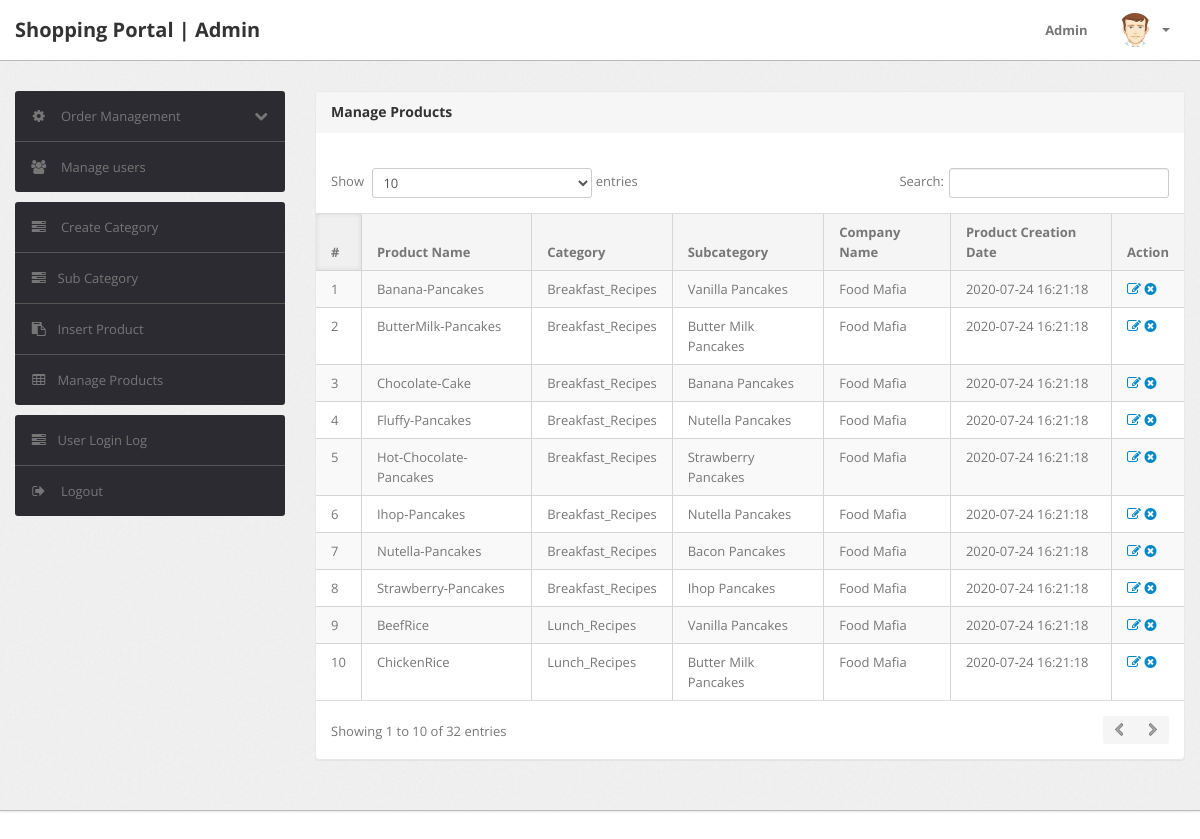
/admin/manage-products.php (signed in), run on the app's committed database.
### tables this page shows
CREATE TABLE `products` (
  `id` int(11) NOT NULL,
  `category` int(11) NOT NULL,
  `subCategory` int(11) DEFAULT NULL,
  `productName` varchar(255) DEFAULT NULL,
  `productCompany` varchar(255) DEFAULT NULL,
  `productPrice` int(11) DEFAULT NULL,
  `productPriceBeforeDiscount` int(11) DEFAULT NULL,
  `productDescription` longtext,
  `productImage1` varchar(255) DEFAULT NULL,
  `productImage2` varchar(255) DEFAULT NULL,
  `productImage3` varchar(255) DEFAULT NULL,
  `shippingCharge` int(11) DEFAULT NULL,
  `productAvailability` varchar(255) DEFAULT NULL,
  `postingDate` timestamp NULL DEFAULT CURRENT_TIMESTAMP,
  `updationDate` varchar(255) DEFAULT NULL
);

CREATE TABLE `category` (
  `id` int(11) NOT NULL,
  `categoryName` varchar(255) DEFAULT NULL,
  `categoryDescription` longtext,
  `creationDate` timestamp NOT NULL DEFAULT CURRENT_TIMESTAMP,
  `updationDate` varchar(255) DEFAULT NULL
);

CREATE TABLE `subcategory` (
  `id` int(11) NOT NULL,
  `categoryid` int(11) DEFAULT NULL,
  `subcategory` varchar(255) DEFAULT NULL,
  `creationDate` timestamp NULL DEFAULT CURRENT_TIMESTAMP,
  `updationDate` varchar(255) DEFAULT NULL
);

### admin/manage-products.php (the view, shortened to what this page needs)
<?php
include('include/config.php');
if(strlen($_SESSION['alogin'])==0)
	{
header('location:index.php');
}
else{
?>
<!DOCTYPE html>
<html lang="en">
<head>
	<link type="text/css" href="bootstrap/css/bootstrap.min.css" rel="stylesheet">
	<link type="text/css" href="bootstrap/css/bootstrap-responsive.min.css" rel="stylesheet">
	<link type="text/css" href="css/theme.css" rel="stylesheet">
	<link type="text/css" href="images/icons/css/font-awesome.css" rel="stylesheet">
</head>
<body>
<?php include('include/header.php');?>
	<div class="wrapper">
		<div class="container">
			<div class="row">
<?php include('include/sidebar.php');?>
			<div class="span9">
					<div class="content">
	<div class="module">
							<div class="module-head">
								<h3>Manage Products</h3>
							</div>
							<div class="module-body table">
									<br />
								<table cellpadding="0" cellspacing="0" border="0" class="datatable-1 table table-bordered table-striped	 display" width="100%">
									<thead>
										<tr>
											<th>#</th>
											<th>Product Name</th>
											<th>Category </th>
											<th>Subcategory</th>
											<th>Company Name</th>
											<th>Product Creation Date</th>
											<th>Action</th>
										</tr>
									</thead>
									<tbody>
<?php $query=mysqli_query($con,"select products.*,category.categoryName,subcategory.subcategory from products join category on category.id=products.category join subcategory on subcategory.id=products.subCategory");
$cnt=1;
while($row=mysqli_fetch_array($query))
{
?>
										<tr>
											<td><?php echo htmlentities($cnt);?></td>
											<td><?php echo htmlentities($row['productName']);?></td>
											<td><?php echo htmlentities($row['categoryName']);?></td>
											<td> <?php echo htmlentities($row['subcategory']);?></td>
											<td><?php echo htmlentities($row['productCompany']);?></td>
											<td><?php echo htmlentities($row['postingDate']);?></td>
											<td>
											<a href="edit-products.php?id=<?php echo $row['id']?>" ><i class="icon-edit"></i></a>
											<a href="manage-products.php?id=<?php echo $row['id']?>&del=delete" onClick="return confirm('Are you sure you want to delete?')"><i class="icon-remove-sign"></i></a></td>
										</tr>
										<?php $cnt=$cnt+1; } ?>
								</table>
							</div>
						</div>
					</div>
				</div>
			</div>
		</div>
	</div>
<?php include('include/footer.php');?>
</body>
<?php } ?>

### data on the page
products: productName "Banana-Pancakes", category.categoryName "Breakfast_Recipes", subcategory.subcategory "Vanilla Pancakes", productCompany "Food Mafia", postingDate "2020-07-24 16:21:18"
products: productName "ButterMilk-Pancakes", category.categoryName "Breakfast_Recipes", subcategory.subcategory "Butter Milk Pancakes", productCompany "Food Mafia", postingDate "2020-07-24 16:21:18"
products: productName "Chocolate-Cake", category.categoryName "Breakfast_Recipes", subcategory.subcategory "Banana Pancakes", productCompany "Food Mafia", postingDate "2020-07-24 16:21:18"
products: productName "Fluffy-Pancakes", category.categoryName "Breakfast_Recipes", subcategory.subcategory "Nutella Pancakes", productCompany "Food Mafia", postingDate "2020-07-24 16:21:18"
products: productName "Hot-Chocolate-Pancakes", category.categoryName "Breakfast_Recipes", subcategory.subcategory "Strawberry Pancakes", productCompany "Food Mafia", postingDate "2020-07-24 16:21:18"
products: productName "Ihop-Pancakes", category.categoryName "Breakfast_Recipes", subcategory.subcategory "Nutella Pancakes", productCompany "Food Mafia", postingDate "2020-07-24 16:21:18"
products: productName "Nutella-Pancakes", category.categoryName "Breakfast_Recipes", subcategory.subcategory "Bacon Pancakes", productCompany "Food Mafia", postingDate "2020-07-24 16:21:18"
products: productName "Strawberry-Pancakes", category.categoryName "Breakfast_Recipes", subcategory.subcategory "Ihop Pancakes", productCompany "Food Mafia", postingDate "2020-07-24 16:21:18"
products: productName "BeefRice", category.categoryName "Lunch_Recipes", subcategory.subcategory "Vanilla Pancakes", productCompany "Food Mafia", postingDate "2020-07-24 16:21:18"
products: productName "ChickenRice", category.categoryName "Lunch_Recipes", subcategory.subcategory "Butter Milk Pancakes", productCompany "Food Mafia", postingDate "2020-07-24 16:21:18"
